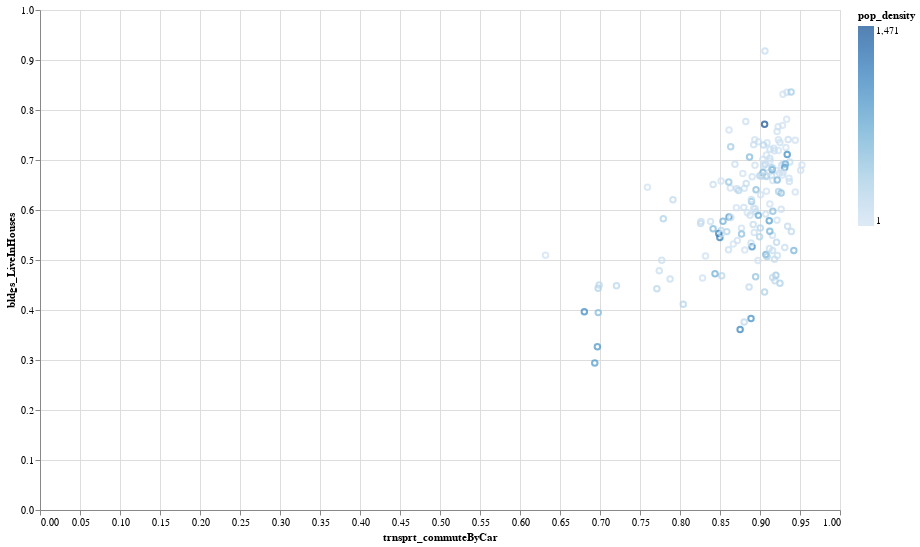

The code cell stored with this chart in its notebook:
### Markdown cell above
### Population Density and Prevalance of Single Detached Houses

### Code cell
alt.Chart(df_census_3).mark_point().encode(
    x='trnsprt_commuteByCar',
    y='bldgs_LiveInHouses',
    color='pop_density',
).interactive().properties(
    width=800,
    height=500
)

### Figure 1 — Vega-Lite specification as saved in the notebook (floating-point values rounded to 4 significant figures; data arrays with more than 128 entries replaced by an {"elided": "..."} marker saying what was removed)
{"config": {"view": {"continuousWidth": 400, "continuousHeight": 300}}, "data": {"name": "data-d286dd6e1d7553fe4d507faa7037db1a"}, "mark": "point", "encoding": {"color": {"type": "quantitative", "field": "pop_density"}, "x": {"type": "quantitative", "field": "trnsprt_commuteByCar"}, "y": {"type": "quantitative", "field": "bldgs_LiveInHouses"}}, "height": 500, "selection": {"selector004": {"type": "interval", "bind": "scales", "encodings": ["x", "y"]}}, "width": 800, "$schema": "https://vega.github.io/schema/vega-lite/v4.8.1.json", "datasets": {"data-d286dd6e1d7553fe4d507faa7037db1a": {"elided": "161 records"}}}
